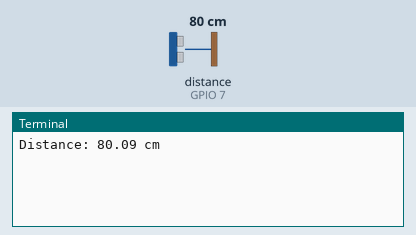
Simulated run of this program. Board: Raspberry Pi (BCM pin numbers). Shown: the last lines printed to the terminal. The test bench sets the inputs (shaded band); at power-on: distance to the obstacle (sensor on GPIO 7) 80 cm. The echo pulse lasts 58.3 µs per cm; the clock reads 2024-03-15 10:24:30 at power-on unless the program sets it.

Above: at 1.2 s.
1.3 s: distance to the obstacle (sensor on GPIO 7) set to 2 cm
At 2.6 s:
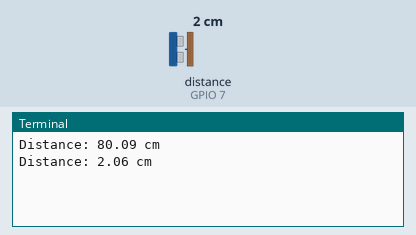
3.4 s: distance to the obstacle (sensor on GPIO 7) set to 4 cm
At 3.8 s:
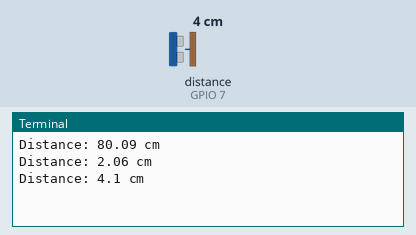
Timing chart, 0 to 6.4 s (numbered marks = the images above; inputs shaded):
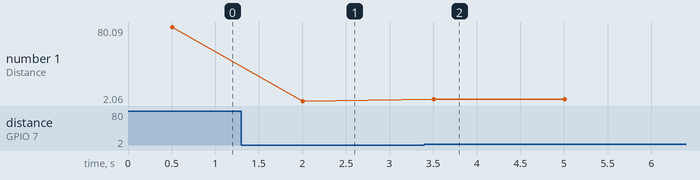

Measured:
- after the input at 1.3 s, the terminal: prints a new line after 0.71 s (image 1)
- after the input at 3.4 s, the terminal: prints a new line after 0.11 s (image 2)
- plotted number 1: 80.09 → 2.06 after the input at 1.3 s, 2.06 → 4.1 after the input at 3.4 s

The program:

test.py
```python
import RPi.GPIO as GPIO
import time

GPIO.setmode(GPIO.BCM)  # Set BCM GPIO mode

TRIG = 6  # GPIO pin for TRIG
ECHO = 7  # GPIO pin for ECHO

GPIO.setup(TRIG, GPIO.OUT)
GPIO.setup(ECHO, GPIO.IN)

def measure_distance():
    """Measure distance using HC-SR04"""
    GPIO.output(TRIG, False)
    time.sleep(0.5)

    # Send 10us pulse to TRIG
    GPIO.output(TRIG, True)
    time.sleep(0.00001)
    GPIO.output(TRIG, False)

    # Wait for ECHO start
    while GPIO.input(ECHO) == 0:
        pulse_start = time.time()

    # Wait for ECHO end
    while GPIO.input(ECHO) == 1:
        pulse_end = time.time()

    pulse_duration = pulse_end - pulse_start

    # Calculate distance in cm
    distance = pulse_duration * 17150
    distance = round(distance, 2)

    return distance

try:
    while True:
        dist = measure_distance()
        print(f"Distance: {dist} cm")
        time.sleep(1)
except KeyboardInterrupt:
    print("Test stopped")
    GPIO.cleanup()
```
